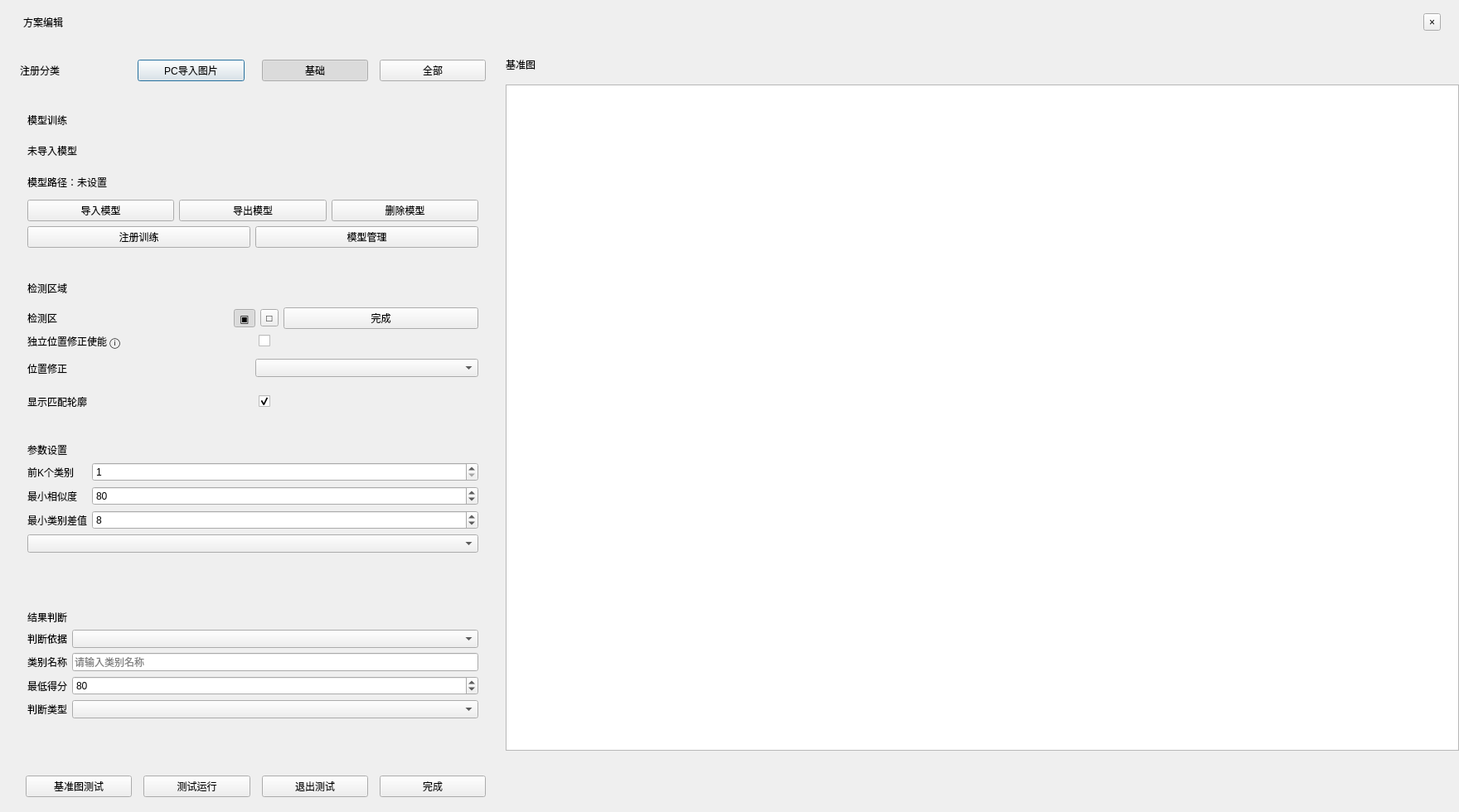
<?xml version="1.0" encoding="UTF-8"?>
<ui version="4.0">
 <class>RegisteredClassificationDialog</class>
 <widget class="QDialog" name="RegisteredClassificationDialog">
  <property name="geometry"><rect><x>0</x><y>0</y><width>1760</width><height>980</height></rect></property>
  <property name="windowTitle"><string>方案编辑 - 注册分类</string></property>
  <layout class="QVBoxLayout" name="rootLayout">
   <property name="spacing"><number>0</number></property><property name="leftMargin"><number>0</number></property><property name="topMargin"><number>0</number></property><property name="rightMargin"><number>0</number></property><property name="bottomMargin"><number>0</number></property>
   <item><widget class="QFrame" name="setupTopBar">
    <property name="minimumSize"><size><width>0</width><height>54</height></size></property><property name="maximumSize"><size><width>16777215</width><height>54</height></size></property>
    <layout class="QHBoxLayout" name="headerLayout"><property name="leftMargin"><number>28</number></property><property name="rightMargin"><number>22</number></property>
     <item><widget class="QLabel" name="setupWindowTitleLabel"><property name="text"><string>方案编辑</string></property></widget></item>
     <item><spacer name="headerSpacer"><property name="orientation"><enum>Qt::Horizontal</enum></property></spacer></item>
     <item><widget class="QToolButton" name="registeredClassificationCloseButton"><property name="text"><string>×</string></property><property name="actionRole" stdset="0"><string>windowClose</string></property></widget></item>
    </layout>
   </widget></item>
   <item><layout class="QHBoxLayout" name="contentLayout"><property name="spacing"><number>0</number></property>
    <item><widget class="QFrame" name="setupEditorPanel">
     <property name="minimumSize"><size><width>610</width><height>0</height></size></property><property name="maximumSize"><size><width>610</width><height>16777215</height></size></property>
     <layout class="QVBoxLayout" name="leftLayout"><property name="leftMargin"><number>24</number></property><property name="topMargin"><number>18</number></property><property name="rightMargin"><number>24</number></property><property name="bottomMargin"><number>18</number></property><property name="spacing"><number>14</number></property>
      <item><layout class="QHBoxLayout" name="titleLayout">
       <item><widget class="QLabel" name="editorTitleLabel"><property name="text"><string>注册分类</string></property></widget></item>
       <item><widget class="QPushButton" name="registeredClassificationPcImportButton"><property name="text"><string>PC导入图片</string></property><property name="actionRole" stdset="0"><string>secondary</string></property></widget></item>
       <item><spacer name="titleSpacer"><property name="orientation"><enum>Qt::Horizontal</enum></property></spacer></item>
       <item><widget class="QPushButton" name="basicSegmentButton"><property name="text"><string>基础</string></property><property name="checkable"><bool>true</bool></property><property name="checked"><bool>true</bool></property></widget></item>
       <item><widget class="QPushButton" name="allSegmentButton"><property name="text"><string>全部</string></property><property name="checkable"><bool>true</bool></property></widget></item>
      </layout></item>
      <item><widget class="QScrollArea" name="paramsScrollArea"><property name="frameShape"><enum>QFrame::NoFrame</enum></property><property name="widgetResizable"><bool>true</bool></property>
       <widget class="QWidget" name="paramsScrollContents"><layout class="QVBoxLayout" name="paramsLayout"><property name="leftMargin"><number>0</number></property><property name="topMargin"><number>8</number></property><property name="rightMargin"><number>0</number></property><property name="bottomMargin"><number>0</number></property><property name="spacing"><number>14</number></property>
        <item><widget class="QFrame" name="modelCard"><property name="panelRole" stdset="0"><string>configCard</string></property><layout class="QVBoxLayout" name="modelLayout">
         <item><widget class="QLabel" name="modelTitleLabel"><property name="text"><string>模型训练</string></property><property name="role" stdset="0"><string>cardTitle</string></property></widget></item>
         <item><widget class="QLabel" name="modelNameLabel"><property name="text"><string>未导入模型</string></property></widget></item>
         <item><widget class="QLabel" name="modelPathLabel"><property name="text"><string>模型路径：未设置</string></property><property name="wordWrap"><bool>true</bool></property></widget></item>
         <item><layout class="QHBoxLayout" name="modelButtonLayout"><item><widget class="QPushButton" name="importModelButton"><property name="text"><string>导入模型</string></property><property name="actionRole" stdset="0"><string>secondary</string></property></widget></item><item><widget class="QPushButton" name="exportModelButton"><property name="text"><string>导出模型</string></property><property name="actionRole" stdset="0"><string>secondary</string></property></widget></item><item><widget class="QPushButton" name="deleteModelButton"><property name="text"><string>删除模型</string></property><property name="actionRole" stdset="0"><string>secondary</string></property></widget></item></layout></item>
         <item><layout class="QHBoxLayout" name="trainingButtonLayout"><item><widget class="QPushButton" name="registerTrainingButton"><property name="text"><string>注册训练</string></property><property name="actionRole" stdset="0"><string>secondary</string></property></widget></item><item><widget class="QPushButton" name="modelManagementButton"><property name="text"><string>模型管理</string></property><property name="actionRole" stdset="0"><string>secondary</string></property></widget></item></layout></item>
        </layout></widget></item>
        <item><widget class="QFrame" name="detectCard"><property name="panelRole" stdset="0"><string>configCard</string></property><layout class="QVBoxLayout" name="detectLayout">
         <item><widget class="QLabel" name="detectTitleLabel"><property name="text"><string>检测区域</string></property><property name="role" stdset="0"><string>cardTitle</string></property></widget></item>
         <item><layout class="QHBoxLayout" name="regionLayout"><item><widget class="QLabel" name="regionLabel"><property name="text"><string>检测区</string></property><property name="role" stdset="0"><string>rowField</string></property></widget></item><item><spacer name="regionSpacer"><property name="orientation"><enum>Qt::Horizontal</enum></property></spacer></item><item><widget class="QToolButton" name="registeredClassificationGlobalRegionButton"><property name="toolTip"><string>全屏检测</string></property><property name="text"><string>▣</string></property><property name="checkable"><bool>true</bool></property><property name="checked"><bool>true</bool></property><property name="actionRole" stdset="0"><string>toolbarIcon</string></property></widget></item><item><widget class="QToolButton" name="registeredClassificationRectRegionButton"><property name="toolTip"><string>矩形检测区域</string></property><property name="text"><string>□</string></property><property name="checkable"><bool>true</bool></property><property name="actionRole" stdset="0"><string>toolbarIcon</string></property></widget></item><item><widget class="QPushButton" name="registeredClassificationRoiFinishButton"><property name="text"><string>完成</string></property><property name="actionRole" stdset="0"><string>secondary</string></property></widget></item></layout></item>
         <item><layout class="QHBoxLayout" name="positionEnableLayout"><item><widget class="QLabel" name="positionEnableLabel"><property name="text"><string>独立位置修正使能 ⓘ</string></property></widget></item><item><spacer name="positionEnableSpacer"><property name="orientation"><enum>Qt::Horizontal</enum></property></spacer></item><item><widget class="QCheckBox" name="positionCorrectionSwitch"/></item></layout></item>
         <item><widget class="QWidget" name="positionSourceRow"><layout class="QHBoxLayout" name="positionSourceLayout"><property name="leftMargin"><number>0</number></property><property name="topMargin"><number>0</number></property><property name="rightMargin"><number>0</number></property><property name="bottomMargin"><number>0</number></property><item><widget class="QLabel" name="positionSourceLabel"><property name="minimumSize"><size><width>118</width><height>0</height></size></property><property name="text"><string>位置修正</string></property><property name="role" stdset="0"><string>rowField</string></property></widget></item><item><widget class="QComboBox" name="registeredClassificationPositionCorrectionSourceComboBox"/></item></layout></widget></item>
         <item><widget class="QWidget" name="positionContourRow"><layout class="QHBoxLayout" name="positionContourLayout"><property name="leftMargin"><number>0</number></property><property name="topMargin"><number>0</number></property><property name="rightMargin"><number>0</number></property><property name="bottomMargin"><number>0</number></property><item><widget class="QLabel" name="positionContourLabel"><property name="text"><string>显示匹配轮廓</string></property></widget></item><item><spacer name="positionContourSpacer"><property name="orientation"><enum>Qt::Horizontal</enum></property></spacer></item><item><widget class="QCheckBox" name="registeredClassificationPositionCorrectionContourSwitch"><property name="checked"><bool>true</bool></property></widget></item></layout></widget></item>
        </layout></widget></item>
        <item><widget class="QFrame" name="advancedCard"><property name="panelRole" stdset="0"><string>configCard</string></property><layout class="QFormLayout" name="advancedLayout"><item row="0" column="0" colspan="2"><widget class="QLabel" name="advancedTitleLabel"><property name="text"><string>参数设置</string></property><property name="role" stdset="0"><string>cardTitle</string></property></widget></item><item row="1" column="0"><widget class="QLabel" name="topKLabel"><property name="text"><string>前K个类别</string></property><property name="role" stdset="0"><string>rowField</string></property></widget></item><item row="1" column="1"><widget class="QSpinBox" name="topKSpinBox"><property name="minimum"><number>1</number></property><property name="maximum"><number>10</number></property></widget></item><item row="2" column="0"><widget class="QLabel" name="minSimilarityLabel"><property name="text"><string>最小相似度</string></property><property name="role" stdset="0"><string>rowField</string></property></widget></item><item row="2" column="1"><widget class="QSpinBox" name="minSimilaritySpinBox"><property name="maximum"><number>100</number></property><property name="value"><number>80</number></property></widget></item><item row="3" column="0"><widget class="QLabel" name="minMarginLabel"><property name="text"><string>最小类别差值</string></property><property name="role" stdset="0"><string>rowField</string></property></widget></item><item row="3" column="1"><widget class="QSpinBox" name="registeredClassificationMinMarginSpinBox"><property name="maximum"><number>100</number></property><property name="value"><number>8</number></property></widget></item><item row="4" column="0" colspan="2"><widget class="QComboBox" name="modelTypeComboBox"><property name="visible"><bool>false</bool></property></widget></item></layout></widget></item>
        <item><widget class="QFrame" name="judgeCard"><property name="panelRole" stdset="0"><string>configCard</string></property><layout class="QFormLayout" name="judgeLayout"><item row="0" column="0" colspan="2"><widget class="QLabel" name="judgeTitleLabel"><property name="text"><string>结果判断</string></property><property name="role" stdset="0"><string>cardTitle</string></property></widget></item><item row="1" column="0"><widget class="QLabel" name="resultBasisLabel"><property name="text"><string>判断依据</string></property><property name="role" stdset="0"><string>rowField</string></property></widget></item><item row="1" column="1"><widget class="QComboBox" name="resultBasisComboBox"/></item><item row="2" column="0"><widget class="QLabel" name="expectedLabelLabel"><property name="text"><string>类别名称</string></property><property name="role" stdset="0"><string>rowField</string></property></widget></item><item row="2" column="1"><widget class="QLineEdit" name="expectedLabelLineEdit"><property name="placeholderText"><string>请输入类别名称</string></property></widget></item><item row="3" column="0"><widget class="QLabel" name="minScoreLabel"><property name="text"><string>最低得分</string></property><property name="role" stdset="0"><string>rowField</string></property></widget></item><item row="3" column="1"><widget class="QSpinBox" name="minScoreSpinBox"><property name="maximum"><number>100</number></property><property name="value"><number>80</number></property></widget></item><item row="4" column="0"><widget class="QLabel" name="judgeTypeLabel"><property name="text"><string>判断类型</string></property><property name="role" stdset="0"><string>rowField</string></property></widget></item><item row="4" column="1"><widget class="QComboBox" name="judgeTypeComboBox"/></item></layout></widget></item>
        <item><spacer name="paramsSpacer"><property name="orientation"><enum>Qt::Vertical</enum></property></spacer></item>
       </layout></widget>
      </widget></item>
      <item><layout class="QHBoxLayout" name="bottomButtonLayout"><item><spacer name="bottomSpacer"><property name="orientation"><enum>Qt::Horizontal</enum></property></spacer></item><item><widget class="QPushButton" name="referenceTestButton"><property name="text"><string>基准图测试</string></property><property name="checkable"><bool>true</bool></property></widget></item><item><widget class="QPushButton" name="testRunButton"><property name="text"><string>测试运行</string></property></widget></item><item><widget class="QPushButton" name="exitTestButton"><property name="text"><string>退出测试</string></property></widget></item><item><widget class="QPushButton" name="finishButton"><property name="text"><string>完成</string></property><property name="actionRole" stdset="0"><string>testPrimary</string></property></widget></item></layout></item>
     </layout>
    </widget></item>
    <item><widget class="QFrame" name="previewPanel"><layout class="QVBoxLayout" name="previewLayout"><property name="spacing"><number>0</number></property><property name="leftMargin"><number>0</number></property><property name="topMargin"><number>0</number></property><property name="rightMargin"><number>0</number></property><property name="bottomMargin"><number>0</number></property><item><widget class="QLabel" name="viewerTitleLabel"><property name="minimumSize"><size><width>0</width><height>48</height></size></property><property name="text"><string>基准图</string></property><property name="margin"><number>18</number></property></widget></item><item><widget class="QGraphicsView" name="previewGraphicsView"/></item><item><widget class="QLabel" name="viewerStatusLabel"><property name="minimumSize"><size><width>0</width><height>42</height></size></property><property name="margin"><number>18</number></property></widget></item><item><widget class="QLabel" name="viewerCursorLabel"><property name="minimumSize"><size><width>0</width><height>32</height></size></property><property name="alignment"><set>Qt::AlignRight|Qt::AlignVCenter</set></property><property name="margin"><number>18</number></property></widget></item></layout></widget></item>
   </layout></item>
  </layout>
 </widget>
 <resources/><connections/>
</ui>
